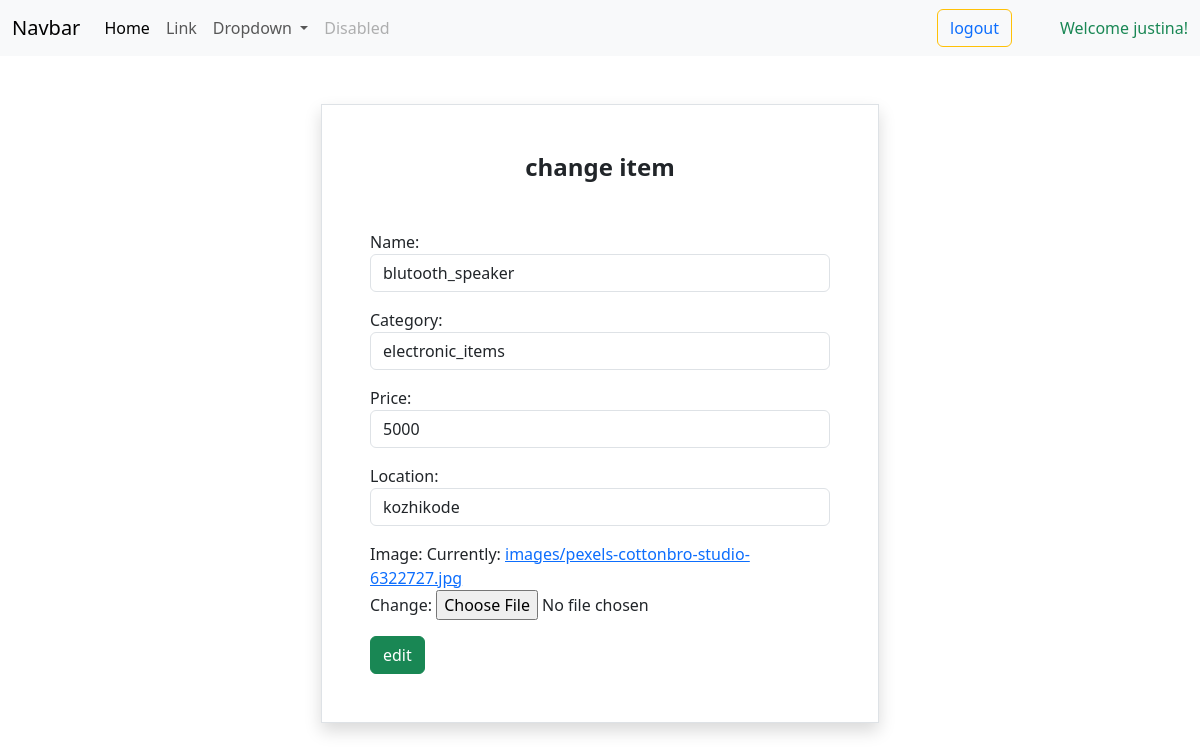
Screenshot of /scraps/3/change (signed in) with the database file from the repository.
### scrapapp/models.py (models this page shows, shortened)
class Scraps(models.Model):
    name=models.CharField(max_length=200)
    category=models.CharField(max_length=200)
    price=models.PositiveIntegerField()
    location=models.CharField(max_length=200)
    image=models.ImageField(upload_to="images",null=True)

### scrapapp/views.py (the view, shortened to what this page needs)
# urls.py: path("scraps/<int:pk>/change",views.ScrapUpdateView.as_view(),name="scrap-change"),
@method_decorator(signin_required,name="dispatch")
class ScrapUpdateView(View):
    def get(self,request,*args,**kwargs):
        id=kwargs.get("pk")
        obj=Scraps.objects.get(id=id)
        form=ScrapForm(instance=obj)
        return render(request,"scrap_edit.html",{"form":form})

### scrapapp/forms.py
class ScrapForm(forms.ModelForm):
    class Meta:
        model=Scraps
        fields="__all__"
        widgets={"name":forms.TextInput(attrs={"class":"form-control"}),
                 "category":forms.TextInput(attrs={"class":"form-control"}),
                 "price":forms.NumberInput(attrs={"class":"form-control"}),
                 "location":forms.TextInput(attrs={"class":"form-control"})
                 }

### scrapapp/views.py (called while the page is built)
def signin_required(fn):
    def wrapper(request,*args,**kwargs):
        if not request.user.is_authenticated:
            messages.error(request,"invalid session")
            return redirect("signin")
        else:
            return fn(request,*args,**kwargs)
    return wrapper

### scrapapp/templates/scrap_edit.html (shortened to what this page needs)
{%extends 'base.html'%}
{%block body_block%}
<div class="container d-flex justify-content-center mt-5">
    <form for="" method="post" enctype="multipart/form-data"  class="w-50 border  shadow p-5">
        <h4 class="text-center mb-5 fw-bolder">change item</h4>
        {{form.as_p}}
        <button type="submit" class="btn btn-success">edit</button>
    </form>
</div>
{%endblock%}

### scrapapp/templates/base.html (shortened to what this page needs)
<!DOCTYPE html>
<html lang="en">
<head>
    <link href="https://cdn.jsdelivr.net/npm/bootstrap@5.3.2/dist/css/bootstrap.min.css" rel="stylesheet">
</head>
<body>
    <nav class="navbar navbar-expand-lg bg-body-tertiary">
        <div class="container-fluid">
          <a class="navbar-brand" href="#">Navbar</a>
          <div class="collapse navbar-collapse" id="navbarSupportedContent">
            <ul class="navbar-nav me-auto mb-2 mb-lg-0">
              <li class="nav-item">
                <a class="nav-link active" aria-current="page" href="#">Home</a>
              </li>
              <li class="nav-item">
                <a class="nav-link" href="#">Link</a>
              </li>
              <li class="nav-item dropdown">
                <a class="nav-link dropdown-toggle" href="#" role="button" data-bs-toggle="dropdown" aria-expanded="false">
                  Dropdown
                </a>
              </li>
              <li class="nav-item">
                <a class="nav-link disabled" aria-disabled="true">Disabled</a>
              </li>
            </ul>
           <button class="btn btn-outline-warning"><a href="{%url 'signin'%}" class="ms-auto text-decoration-none"> logout</a></button>
        </div>
       <div class="ms-5 text-success "> Welcome {{request.user}}! </div>
      </nav>
  {%block body_block%}
  {%endblock%}
</body>
</html>

### rows the page displays
Scraps: name "blutooth_speaker", category "electronic_items", price "5000", location "kozhikode"

### other values shown
{{ request.user }} "justina"
